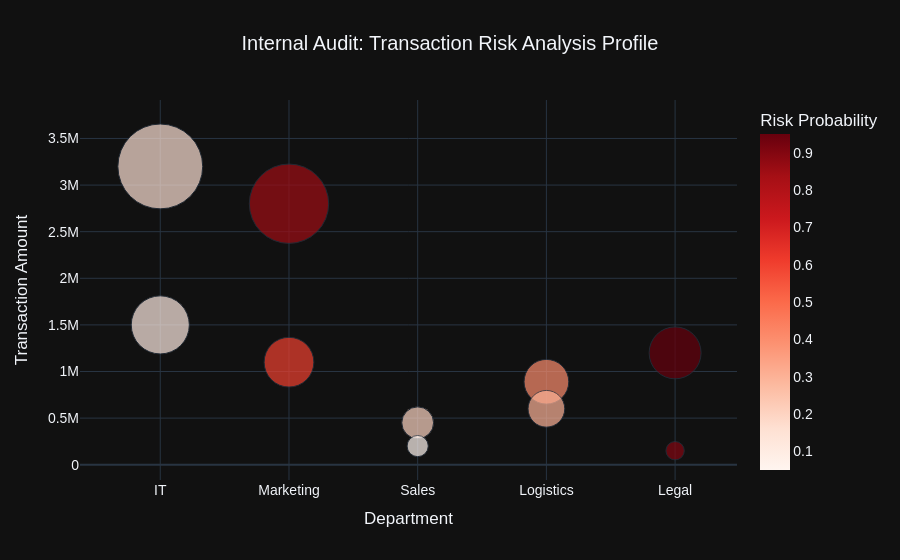

Notebook source saved alongside this figure:
### Markdown cell above
## 1. Data Preparation
Simulating and structuring financial records for analysis.

### Code cell
import plotly.express as px
import pandas as pd
import numpy as np

# --- Data Initialization & Preprocessing ---
# Simulating financial dataset for risk assessment validation
data = {
    'Department': ['IT', 'Marketing', 'Sales', 'Logistics', 'Legal', 'IT', 'Marketing', 'Sales', 'Logistics', 'Legal'],
    'Expense_Type': ['Software', 'Advertising', 'Travel', 'Fuel', 'Consulting', 'Hardware', 'Events', 'Bonus', 'Maintenance', 'Fines'],
    'Amount_KZT': [1500000, 2800000, 450000, 890000, 1200000, 3200000, 1100000, 200000, 600000, 150000],
    'Risk_Score': [0.1, 0.85, 0.2, 0.4, 0.95, 0.15, 0.6, 0.05, 0.3, 0.9] 
}

df = pd.DataFrame(data)

# --- Visualization Logic ---
# Implementing multi-dimensional scatter plot to analyze financial anomalies
# Size maps to transaction volume; Color maps to risk coefficient
fig = px.scatter(df, 
                 x="Department", 
                 y="Amount_KZT",
                 size="Amount_KZT", 
                 color="Risk_Score",
                 hover_name="Expense_Type", 
                 title="Internal Audit: Transaction Risk Analysis Profile",
                 labels={'Amount_KZT': 'Transaction Amount', 'Risk_Score': 'Risk Probability'},
                 color_continuous_scale=px.colors.sequential.Reds,
                 size_max=60)

# --- UI/UX Styling ---
# Applying professional dark theme for dashboard consistency
fig.update_layout(
    template='plotly_dark',
    title_x=0.5,
    font=dict(family="Arial, sans-serif", size=14)
)

# Render output
fig.show()

### Figure 1 — Plotly figure (JSON) as saved in the notebook; plotly's stock layout.template omitted (floating-point values rounded to 4 significant figures)
{"data": [{"hovertemplate": "<b>%{hovertext}</b><br><br>Department=%{x}<br>Transaction Amount=%{marker.size}<br>Risk Probability=%{marker.color}<extra></extra>", "hovertext": ["Software", "Advertising", "Travel", "Fuel", "Consulting", "Hardware", "Events", "Bonus", "Maintenance", "Fines"], "legendgroup": "", "marker": {"color": [0.1, 0.85, 0.2, 0.4, 0.95, 0.15, 0.6, 0.05, 0.3, 0.9], "coloraxis": "coloraxis", "size": [1500000, 2800000, 450000, 890000, 1200000, 3200000, 1100000, 200000, 600000, 150000], "sizemode": "area", "sizeref": 888.9, "symbol": "circle"}, "mode": "markers", "name": "", "orientation": "v", "showlegend": false, "type": "scatter", "x": ["IT", "Marketing", "Sales", "Logistics", "Legal", "IT", "Marketing", "Sales", "Logistics", "Legal"], "xaxis": "x", "y": [1500000, 2800000, 450000, 890000, 1200000, 3200000, 1100000, 200000, 600000, 150000], "yaxis": "y"}], "layout": {"coloraxis": {"colorbar": {"title": {"text": "Risk Probability"}}, "colorscale": [[0, "rgb(255,245,240)"], [0.125, "rgb(254,224,210)"], [0.25, "rgb(252,187,161)"], [0.375, "rgb(252,146,114)"], [0.5, "rgb(251,106,74)"], [0.625, "rgb(239,59,44)"], [0.75, "rgb(203,24,29)"], [0.875, "rgb(165,15,21)"], [1, "rgb(103,0,13)"]]}, "font": {"family": "Arial, sans-serif", "size": 14}, "legend": {"itemsizing": "constant", "tracegroupgap": 0}, "title": {"text": "Internal Audit: Transaction Risk Analysis Profile", "x": 0.5}, "xaxis": {"anchor": "y", "domain": [0, 1], "title": {"text": "Department"}}, "yaxis": {"anchor": "x", "domain": [0, 1], "title": {"text": "Transaction Amount"}}}}
